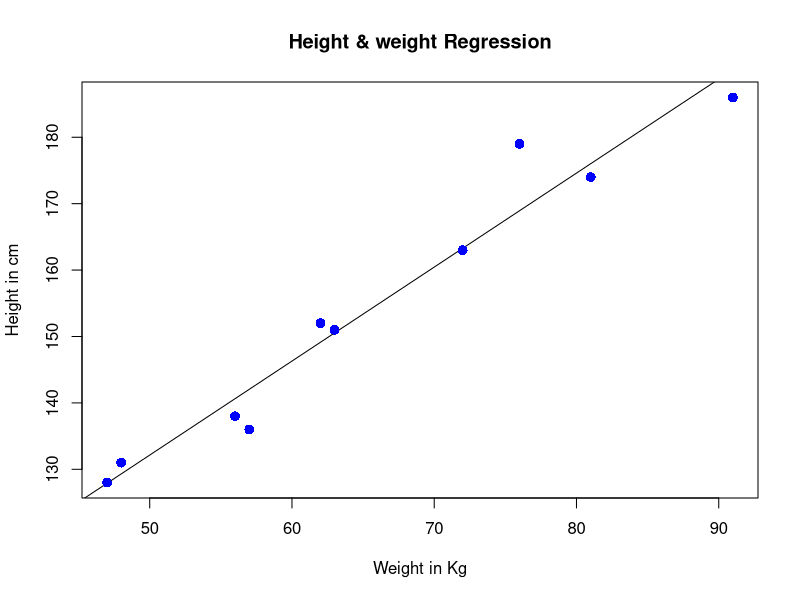

Write R code to recreate this figure.
x<-c(1,3,10,16,26,36)
y<-c(42,50,75,100,150,200)
#function for linear regression
relation<-lm(y~x)
print(relation)
#method to find missing value
a<-data.frame(x=12)
result<-predict(relation,a)
print(result)


x<-c(151,174,138,186,128,136,179,163,152,131)
y<-c(63,81,56,91,47,57,76,72,62,48)
#function for linear regression
relation<-lm(y~x)
print(relation)
#method to find missing value
a<-data.frame(x=170)
result<-predict(relation,a)
print(result)
#now plot the linear regression
plot(y,x,col="blue",main="Height & weight Regression", abline(lm(x~y)),cex=1.3,pch=16,
     xlab="Weight in Kg",ylab="Height in cm")